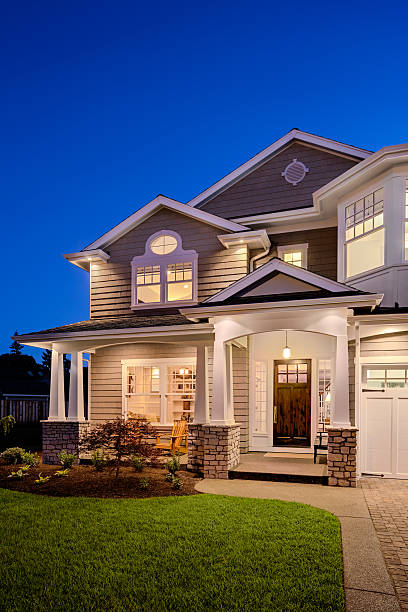
#> input picture istockphoto-472018064-612x612.jpg, 408 x 612 px
$ jupyter execute 'DIPT-EXP4 (2).ipynb'
#> lines starting #> are read from the running program, lines starting #| are printed output that depends on the picture
## Exp No : 4

## Name: ARSHATH HUSSAIN I

## Reg No: 212224230022

[cell 1]
import cv2
import numpy as np
import matplotlib.pyplot as plt

[cell 2]
image = cv2.imread('istockphoto-472018064-612x612.jpg')
#> image is the input picture: shape (612, 408, 3); mean B, G, R 109.5, 89.3, 81.2

[cell 3]
plt.imshow(cv2.cvtColor(image, cv2.COLOR_BGR2RGB))
plt.title("Original Image")
plt.axis('off')

[cell 4]
tx, ty = 100, 50
M_translation = np.float32([[1, 0, tx], [0, 1, ty]])
translated_image = cv2.warpAffine(image, M_translation, (image.shape[1], image.shape[0]))
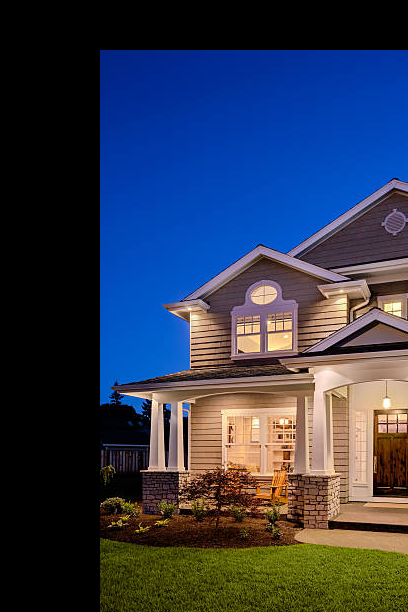
#> translated_image: shape (612, 408, 3); mean B, G, R 77.9, 57.9, 49.3

[cell 5]
plt.imshow(cv2.cvtColor(translated_image, cv2.COLOR_BGR2RGB))
plt.title("Translated Image")
plt.axis('off')

[cell 6]
fx, fy = 5.0, 2.0
scaled_image = cv2.resize(image, None, fx=fx, fy=fy, interpolation=cv2.INTER_LINEAR)
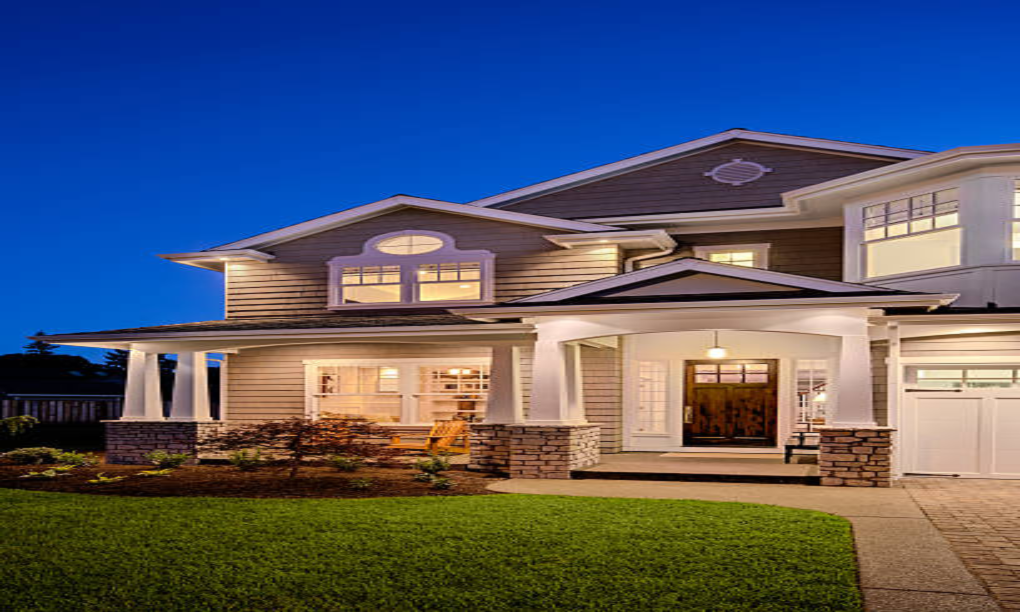
#> scaled_image: shape (1224, 2040, 3) (shown at 1/2 size); mean B, G, R 109.4, 89.3, 81.2

[cell 7]
plt.imshow(cv2.cvtColor(scaled_image, cv2.COLOR_BGR2RGB))
plt.title("Scaled Image")
plt.axis('off')

[cell 8]
shear_matrix = np.float32([[1, 0.5, 0], [0.5, 1, 0]])
sheared_image = cv2.warpAffine(image, shear_matrix, (image.shape[1], image.shape[0]))
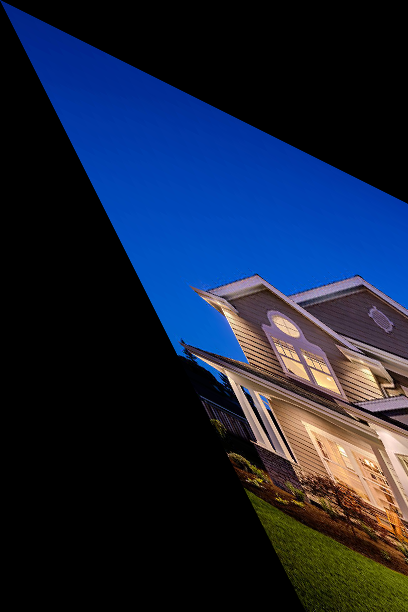
#> sheared_image: shape (612, 408, 3); mean B, G, R 57.4, 35, 24.5

[cell 9]
plt.imshow(cv2.cvtColor(sheared_image, cv2.COLOR_BGR2RGB))
plt.title("Sheared Image")
plt.axis('off')

[cell 10]
reflected_image = cv2.flip(image, 2)
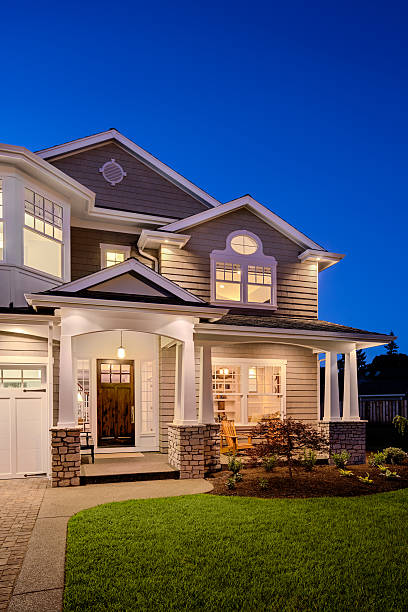
#> reflected_image: shape (612, 408, 3); mean B, G, R 109.5, 89.3, 81.2

[cell 11]
plt.imshow(cv2.cvtColor(reflected_image, cv2.COLOR_BGR2RGB))
plt.title("Reflected Image")
plt.axis('off')

[cell 12]
(height, width) = image.shape[:2]
#> height = 612; width = 408
angle = 45
center = (width // 2, height // 2)
#> center = (204, 306)
M_rotation = cv2.getRotationMatrix2D(center, angle, 1)
rotated_image = cv2.warpAffine(image, M_rotation, (width, height))
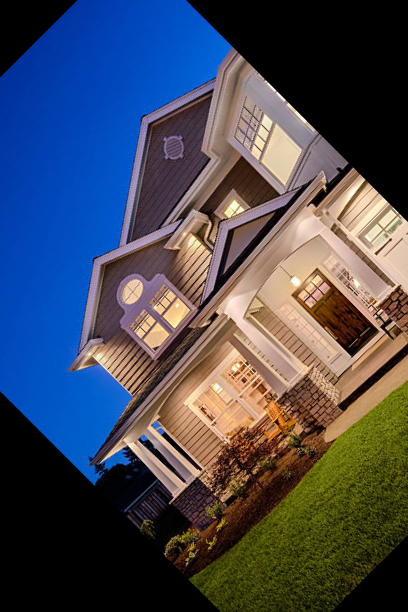
#> rotated_image: shape (612, 408, 3); mean B, G, R 85.8, 73.1, 68.9

[cell 13]
plt.imshow(cv2.cvtColor(rotated_image, cv2.COLOR_BGR2RGB))
plt.title("Rotated Image")
plt.axis('off')

[cell 14]
x, y, w, h = 100, 100, 200, 150
cropped_image = image[y:y+h, x:x+w]
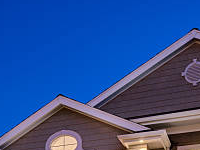
#> cropped_image: shape (150, 200, 3); mean B, G, R 148.2, 80.3, 45.9

[cell 15]
plt.imshow(cv2.cvtColor(cropped_image, cv2.COLOR_BGR2RGB))
plt.title("Cropped Image")
plt.axis('off')
